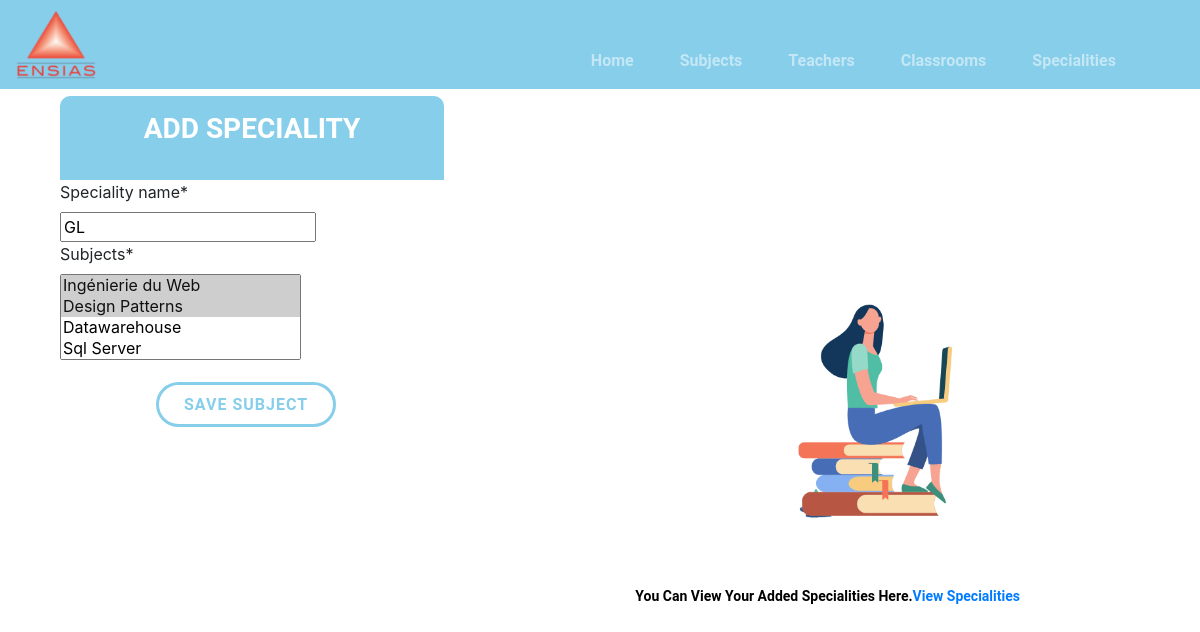
The app's page /speciality/update/1/, older data.
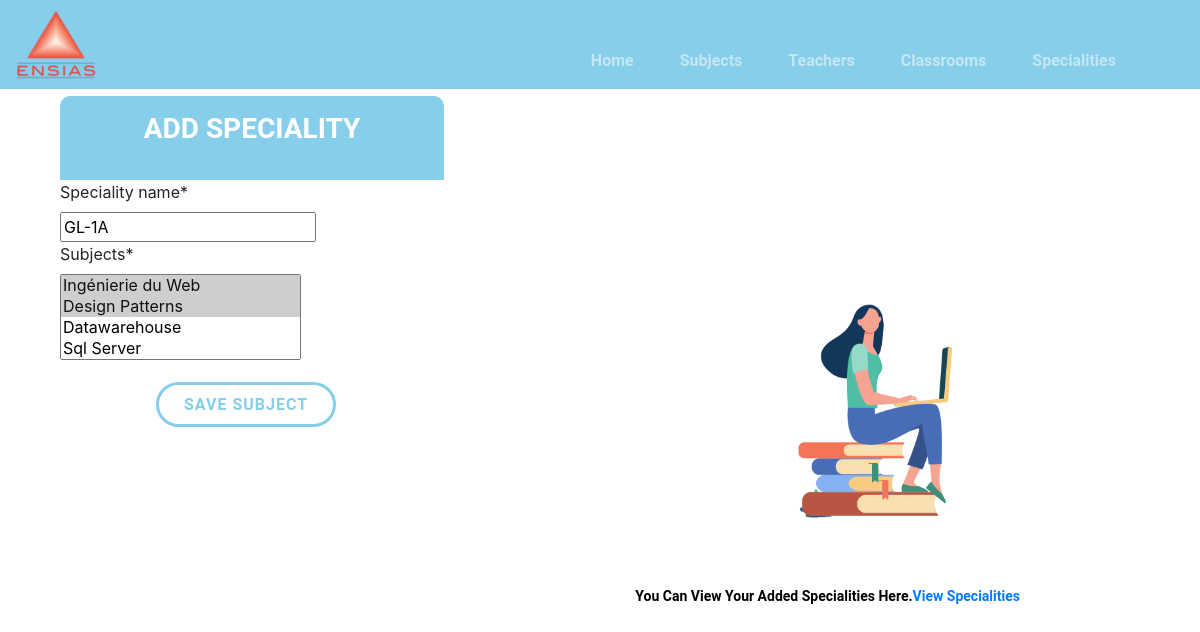
The same page, newer data.
### timetableCSP/models.py (models this page shows, shortened)
class Speciality(models.Model):
    speciality_id = models.AutoField(primary_key=True)
    speciality_name = models.CharField(max_length=2000, null=True)
    subjects = models.ManyToManyField(Subject, null=True)

### timetableCSP/views.py (the view)
# urls.py: path('speciality/update/<str:pk>/', views.updateSpeciality, name='update-speciality'),
def updateSpeciality(request, pk):
    form = Sp.objects.get(speciality_id=pk)
    speciality = SpecialityForm(instance=form)
    context = {'speciality': speciality}
    if request.method == 'POST':
        speciality = SpecialityForm(request.POST, instance=form)
        if speciality.is_valid():
            speciality.save()
            return redirect('list-speciality')
    return render(request, 'AddSpeciality.html', context)

### timetableCSP/forms.py
class SpecialityForm(forms.ModelForm):
    class Meta:
        model = Speciality
        fields = ['speciality_name', 'subjects']

### timetableCSP/models.py (called while the page is built)
    def __str__(self):
        return self.subject_name

### templates/AddSpeciality.html (shortened to what this page needs)
{% extends 'main.html' %}
{% load static %}
{% block content %}
         <div class="display">
        <div class="box">
            <div class="header">
                Add Speciality
            </div>
            <div class="form">
                <form method="POST" action="">
                    {% load crispy_forms_tags %}
                    {{ speciality|crispy }}
                    <input type="submit" value="Save Subject" class="saveButton">
                </form>
            </div>
        </div>
            <img class="gif" alt="books" src="{% static 'media/21903-online-class-animation.gif' %}">
            <div class="viewtable"><p>You can view your added specialities here.<a href="{% url 'list-speciality' %}">View Specialities</a></p></div>
    </div>
{% endblock %}

Row changes from the older to the newer data that the page shows:
changed Speciality: speciality_name "GL" → "GL-1A"
